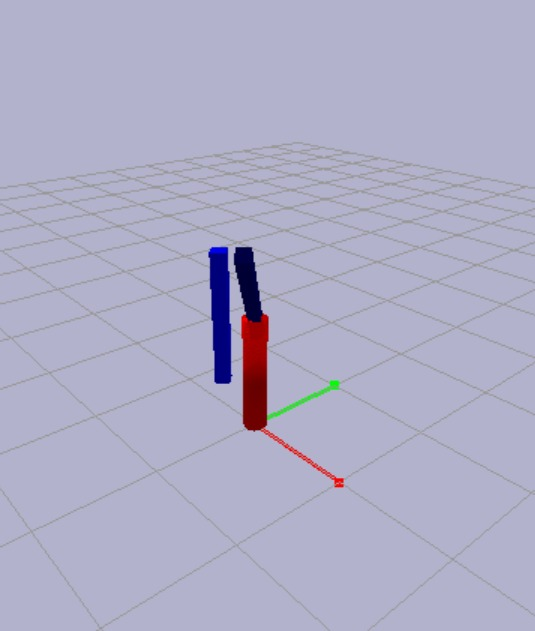

Recreate this plot in Python.
# The PyBullet physics simulation library
import pybullet as p
import pybullet_data
import time

# Numpy for numerical calculations and manipulations
import numpy as np
import math

# Matplotlib to create the necessary plots
import matplotlib.pyplot as plt

# Use p.DIRECT to connect to the server without rendering a GUI
# Use p.GUI to create a GUI to render the simulation
client = p.connect(p.GUI) # or p.GUI


# Load the URDF of the plane that forms the ground
p.setAdditionalSearchPath(pybullet_data.getDataPath()) # Set the search path to find the plane.urdf file
# plane = p.loadURDF("plane.urdf")


# Load the URDF of the robot
robot = p.loadURDF("spatial_3R_robot.urdf")

# Get the number of joints in the robot
num_joints = p.getNumJoints(robot)
print("--------------------------")
print(num_joints)
print("---------------------------------")
# Set the initial joint positions

def change(arr):
    x = arr[0]
    y = arr[1]
    z = arr[2]
    return [x+0.01, y+0.01, z+0.01]

joint_positions = [0,0,0]

def go(joint_positions):
    joint_positions = change(joint_positions)
    for i in range(num_joints):
        p.resetJointState(robot, i, joint_positions[i])  
    return joint_positions

# Run the simulation for 1000 timesteps
for i in range(5000):
    joint_positions = go(joint_positions)
    p.stepSimulation()
    time.sleep(1./240.)

# Clean up
p.disconnect()
